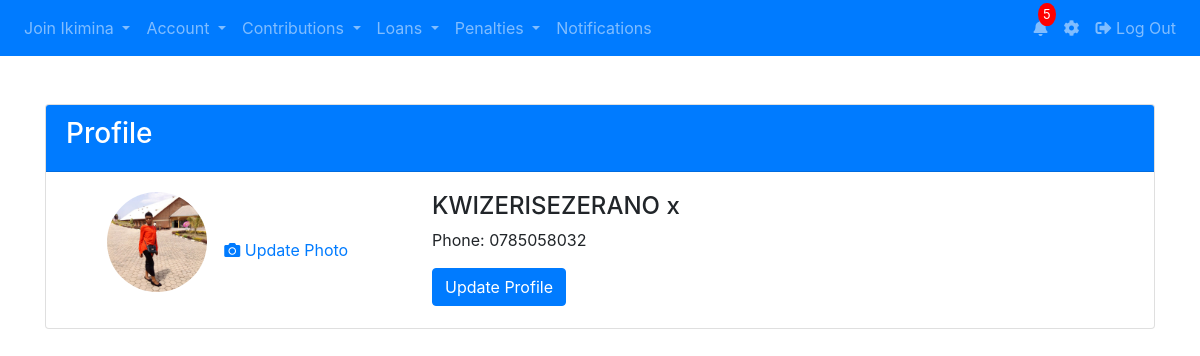
Screenshot of /profile.php (signed in) with the database file from the repository.
### tables this page shows
CREATE TABLE `users` (
  `id` int(11) NOT NULL,
  `firstname` varchar(50) NOT NULL,
  `lastname` varchar(50) NOT NULL,
  `phone_number` varchar(15) NOT NULL,
  `password` varchar(255) NOT NULL,
  `image` varchar(255) NOT NULL,
  `otp` int(11) DEFAULT 0,
  `verified` tinyint(4) NOT NULL DEFAULT 0,
  `otp_used` tinyint(1) NOT NULL DEFAULT 0,
  `otp_login` int(11) NOT NULL DEFAULT 0,
  `otp_forgot` int(11) NOT NULL,
  `terms` tinyint(1) DEFAULT 0,
  `created_at` timestamp NOT NULL DEFAULT current_timestamp(),
  `updated_at` timestamp NOT NULL DEFAULT current_timestamp() ON UPDATE current_timestamp()
);

### profile.php (the view, shortened to what this page needs)
<?php
require 'config.php';
$user_id = $_SESSION['user_id'];
$stmt = $pdo->prepare("SELECT firstname, lastname, phone_number, image FROM users WHERE id = :id");
$stmt->bindParam(':id', $user_id);
$stmt->execute();
$user = $stmt->fetch(PDO::FETCH_ASSOC);
$user_name = htmlspecialchars($user['firstname'] . ' ' . $user['lastname']);
$phone_number = htmlspecialchars($user['phone_number']);
$user_image = !empty($user['image']) ? htmlspecialchars($user['image']) : 'default.jpg';
$total_notifications = 5;
?>
<!DOCTYPE html>
<html lang="en">
<head>
    <link rel="stylesheet" href="https://stackpath.bootstrapcdn.com/bootstrap/4.5.2/css/bootstrap.min.css">
    <link rel="stylesheet" href="https://cdnjs.cloudflare.com/ajax/libs/font-awesome/5.15.4/css/all.min.css">
</head>
<body>
    <nav class="navbar navbar-expand-lg navbar-dark bg-primary">
        <div class="collapse navbar-collapse" id="navbarNav">
        <ul class="navbar-nav mr-auto">
                <li class="nav-item dropdown">
                    <a class="nav-link dropdown-toggle" href="#" id="paymentsDropdown" role="button" data-toggle="dropdown" aria-haspopup="true" aria-expanded="false">
                        Join Ikimina
                    </a>
                </li>
                <li class="nav-item dropdown">
                    <a class="nav-link dropdown-toggle" href="#" id="accountDropdown" role="button" data-toggle="dropdown" aria-haspopup="true" aria-expanded="false">
                        Account
                    </a>
                </li>
                <li class="nav-item dropdown">
                    <a class="nav-link dropdown-toggle" href="#" id="contributionsDropdown" role="button" data-toggle="dropdown" aria-haspopup="true" aria-expanded="false">
                        Contributions
                    </a>
                </li>
                <li class="nav-item dropdown">
                    <a class="nav-link dropdown-toggle" href="#" id="loansDropdown" role="button" data-toggle="dropdown" aria-haspopup="true" aria-expanded="false">
                        Loans
                    </a>
                </li>
                <li class="nav-item dropdown">
                    <a class="nav-link dropdown-toggle" href="#" id="penaltiesDropdown" role="button" data-toggle="dropdown" aria-haspopup="true" aria-expanded="false">
                        Penalties
                    </a>
                </li>
                <li class="nav-item">
                    <a class="nav-link" href="#">Notifications</a>
                </li>
            </ul>
            <ul class="navbar-nav ml-auto">
                <li class="nav-item">
                    <a class="nav-link position-relative" href="#"><i class="fas fa-bell"></i>
                        <span class="notification-badge"><?php echo $total_notifications; ?></span>
                    </a>
                </li>
                <li class="nav-item">
                    <a class="nav-link" href="#"><i class="fas fa-cog"></i></a>
                </li>
                <li class="nav-item">
                    <a class="nav-link" href="#" onclick="confirmLogout()"><i class="fas fa-sign-out-alt"></i> Log Out</a>
                </li>
            </ul>
        </div>
    </nav>
    <div class="container mt-5">
        <div class="card">
            <div class="card-header bg-primary text-white">
                <h3>Profile</h3>
            </div>
            <div class="card-body">
                <div class="row">
                    <div class="col-md-4 text-center">
                        <img src="<?php echo $user_image; ?>" alt="Profile Picture" class="rounded-circle mb-3" width="100" height="100" onclick="openModal('<?php echo $user_image; ?>')">
                        <button class="btn btn-link" data-toggle="modal" data-target="#uploadImageModal"><i class="fas fa-camera"></i> Update Photo</button>
                    </div>
                    <div class="col-md-8">
                        <h4><?php echo $user_name; ?></h4>
                        <p>Phone: <?php echo $phone_number; ?></p>
                        <button class="btn btn-primary" id="updateProfileBtn" data-toggle="modal" data-target="#updateProfileModal">Update Profile</button>
                    </div>
                </div>
            </div>
        </div>
    </div>
</body>
</html>

### profile.php (style rules this page uses)
.notification-badge { position: absolute; top: -5px; right: -0px; background-color: red; color: white; border-radius: 50%; padding: 2px 5px; font-size: 0.80rem; }

### rows the page displays
users: image (picture), user_name "KWIZERISEZERANO x", phone_number "0785058032"

### other values shown
$total_notifications "5"
